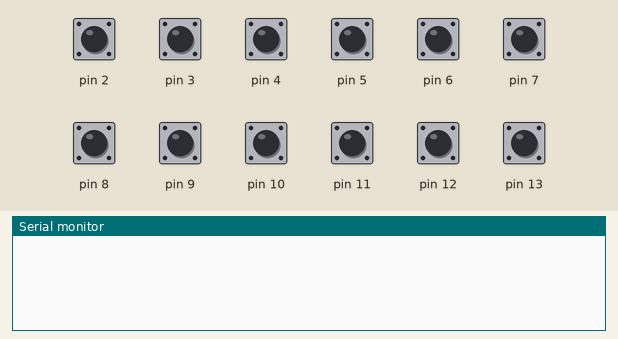
Simulated run of this sketch. Board: Arduino Uno, built with avr-gcc and run on an emulated ATmega328P. On the bench: the last lines printed to the serial monitor. The inputs (shaded band) are chosen by the test bench; at power-on: pin 2–13 HIGH.

Above: at 1.2 s.
1.3 s: pin 2 pulled LOW for 0.15 s
At 2.5 s:
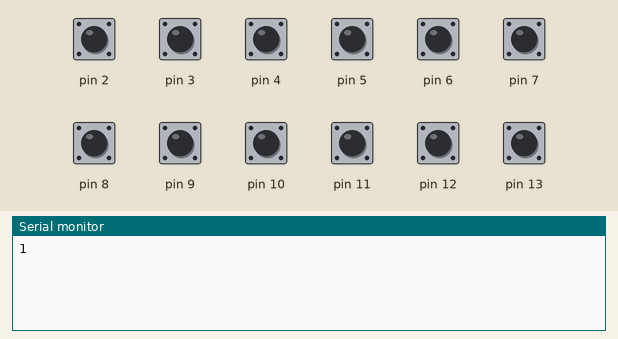
2.9 s: pin 3 pulled LOW for 0.15 s
At 4.0 s:
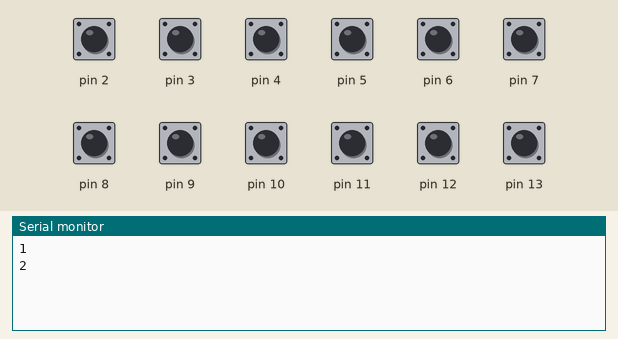
4.5 s: pin 4 pulled LOW for 0.15 s
At 5.2 s:
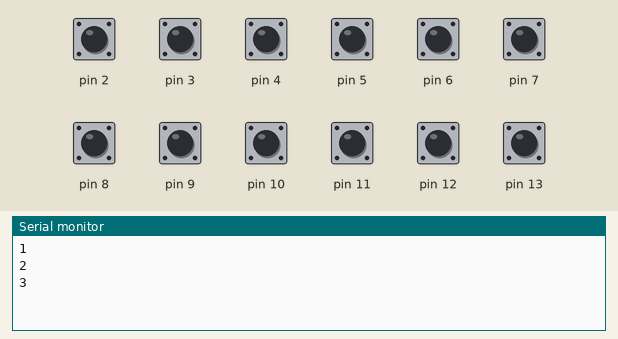
6.1 s: pin 5 pulled LOW for 0.15 s
At 7.3 s:
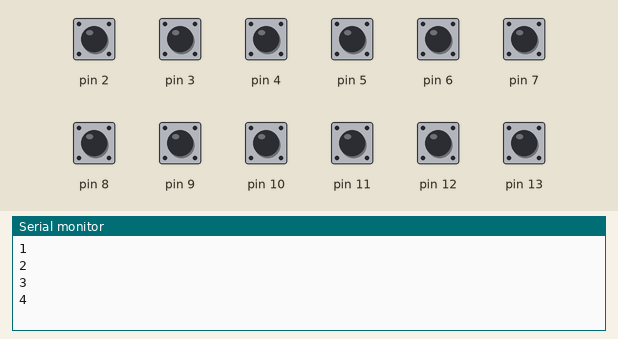
7.7 s: pin 6 pulled LOW for 0.15 s
At 8.8 s:
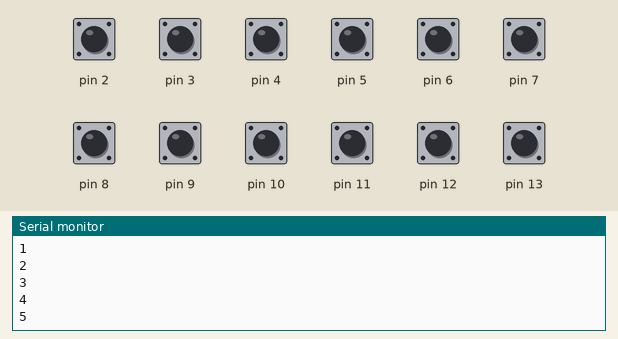
9.3 s: pin 7 pulled LOW for 0.15 s
At 10.0 s:
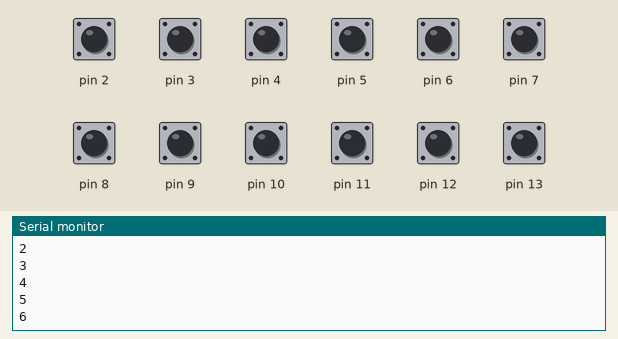
Timing chart, 0 to 11.9 s (numbered marks = the images above; inputs shaded):
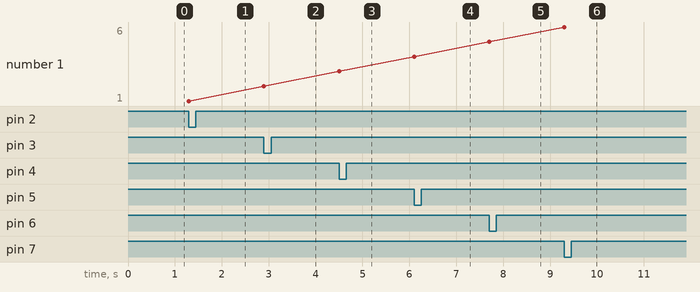

The sketch:

gesture.ino
```cpp
void setup() {
 Serial.begin(9600);
 pinMode(2, INPUT_PULLUP);
 pinMode(3, INPUT_PULLUP);
 pinMode(4, INPUT_PULLUP);
 pinMode(5, INPUT_PULLUP);
 pinMode(6, INPUT_PULLUP);
 pinMode(7, INPUT_PULLUP);
 pinMode(8, INPUT_PULLUP);
 pinMode(9, INPUT_PULLUP);
 pinMode(10,INPUT_PULLUP);
 pinMode(11,INPUT_PULLUP);
 pinMode(12,INPUT_PULLUP);
 pinMode(13,INPUT_PULLUP);

}

void loop() {
   byte sensorVal1 = digitalRead(2);
   if (sensorVal1 == LOW)
   {
        Serial.println(1,DEC);
        delay(1000);
   }
   byte sensorVal2 = digitalRead(3);
   if (sensorVal2 == LOW)
   {
        Serial.println(2,DEC);
          delay(1000);
   }
   byte sensorVal3 = digitalRead(4);
   if (sensorVal3 == LOW)
   {
        Serial.println(3,DEC);
          delay(1000);
   }
   byte sensorVal4 = digitalRead(5);
   if (sensorVal4 == LOW)
   {
        Serial.println(4,DEC);
          delay(1000);
   }
   byte sensorVal5 = digitalRead(6);
   if (sensorVal5 == LOW)
   {
        Serial.println(5,DEC);
          delay(1000);
   }
   byte sensorVal6 = digitalRead(7);
   if (sensorVal6 == LOW)
   {
        Serial.println(6,DEC);
          delay(1000);
   }
   byte sensorVal7 = digitalRead(8);
   if (sensorVal7 == LOW)
   {
        Serial.println(7,DEC);
          delay(1000);
   }
   byte sensorVal8 = digitalRead(9);
   if (sensorVal8 == LOW)
   {
        Serial.println(8,DEC);
          delay(1000);
   }
   byte sensorVal9 = digitalRead(10);
   if (sensorVal9 == LOW)
   {
        Serial.println(9,DEC);
          delay(1000);
   }
   byte sensorVal10 = digitalRead(11);
   if (sensorVal10 == LOW)
   {
        Serial.println(10,DEC);
          delay(1000);
   }
   byte sensorVal11 = digitalRead(12);
   if (sensorVal11 == LOW)
   {
        Serial.println(11,DEC);
          delay(1000);
   }
    byte sensorVal12 = digitalRead(13);
   if (sensorVal12 == LOW)
   {
        Serial.println(12,DEC);
          delay(1000);
   }


}
```

Measured:
- after the input at 1.3 s, the serial monitor: prints a new line at once (image 1)
- after the input at 2.9 s, the serial monitor: prints a new line at once (image 2)
- after the input at 4.5 s, the serial monitor: prints a new line at once (image 3)
- after the input at 6.1 s, the serial monitor: prints a new line at once (image 4)
- after the input at 7.7 s, the serial monitor: prints a new line at once (image 5)
- after the input at 9.3 s, the serial monitor: prints a new line at once (image 6)
- plotted number 1: 1 → 2 after the input at 2.9 s, 2 → 3 after the input at 4.5 s, 3 → 4 after the input at 6.1 s, 4 → 5 after the input at 7.7 s, 5 → 6 after the input at 9.3 s
